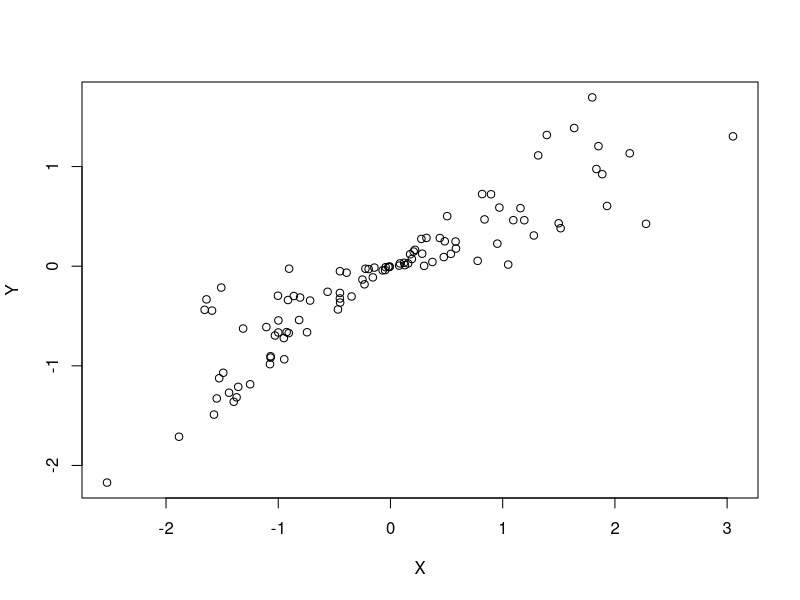

Write the R code that produced this figure.
## ---- chunk 1
X = rnorm(100)
B = runif(100)
Y = X * B
## ---- chunk 2
cor(X, Y)
## ---- chunk 3
plot(X, Y)
